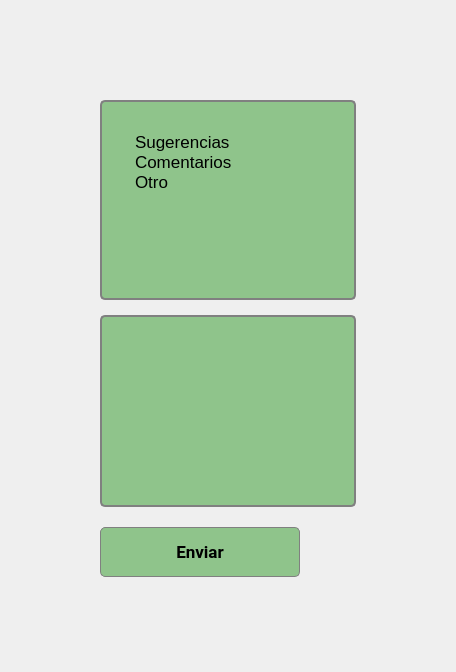
         <widget class="QWidget" name="suppot_page">
          <layout class="QGridLayout" name="gridLayout_2">
           <property name="leftMargin">
            <number>100</number>
           </property>
           <property name="topMargin">
            <number>100</number>
           </property>
           <property name="rightMargin">
            <number>100</number>
           </property>
           <property name="bottomMargin">
            <number>100</number>
           </property>
           <property name="verticalSpacing">
            <number>15</number>
           </property>
           <item row="1" column="0">
            <widget class="QPlainTextEdit" name="plainTextEdit_support">
             <property name="styleSheet">
              <string notr="true">QPlainTextEdit {
    background-color: rgba(103, 178, 98, 180); 
    font-size: 17px;
    padding: 30px;
    border: 2px solid gray;
    border-radius: 5px;
}

QPlainTextEdit:focus {
    background-color: rgba(103, 178, 98, 150);
    font-size: 18px;
    border: 2px solid blue;
}</string>
             </property>
            </widget>
           </item>
           <item row="0" column="0">
            <widget class="QListWidget" name="list_apoyo">
             <property name="minimumSize">
              <size>
               <width>0</width>
               <height>200</height>
              </size>
             </property>
             <property name="maximumSize">
              <size>
               <width>16777215</width>
               <height>200</height>
              </size>
             </property>
             <property name="styleSheet">
              <string notr="true">QListWidget::item:hover {
    background-color: rgba(103, 178, 98, 150);
    font-size: 18px;
}

QListWidget::item:selected {
    background-color: rgba(103, 178, 98, 200);
    font-size: 18px;
	color: black;
	border: none;
}

QListWidget {
    background-color: rgba(103, 178, 98, 180); 
    font-size: 17px;
    padding: 30px;
    border: 2px solid gray;
    border-radius: 5px;
}
</string>
             </property>
             <item>
              <property name="text">
               <string>Sugerencias</string>
              </property>
             </item>
             <item>
              <property name="text">
               <string>Comentarios</string>
              </property>
             </item>
             <item>
              <property name="text">
               <string>Otro</string>
              </property>
             </item>
            </widget>
           </item>
           <item row="2" column="0">
            <widget class="QPushButton" name="enviar_buttton_apoyo">
             <property name="sizePolicy">
              <sizepolicy hsizetype="Preferred" vsizetype="Preferred">
               <horstretch>0</horstretch>
               <verstretch>0</verstretch>
              </sizepolicy>
             </property>
             <property name="minimumSize">
              <size>
               <width>200</width>
               <height>50</height>
              </size>
             </property>
             <property name="maximumSize">
              <size>
               <width>110</width>
               <height>40</height>
              </size>
             </property>
             <property name="font">
              <font>
               <family>Roboto</family>
               <pointsize>-1</pointsize>
               <bold>true</bold>
               <stylestrategy>PreferAntialias</stylestrategy>
              </font>
             </property>
             <property name="cursor">
              <cursorShape>PointingHandCursor</cursorShape>
             </property>
             <property name="styleSheet">
              <string notr="true">QPushButton {
    background-color: rgba(103, 178, 98, 180); 
    font-size: 17px;
    padding: 15px;
    border: 1px solid gray;
    border-radius: 5px;
    color: black;
}

QPushButton:hover {
    background-color: rgba(103, 178, 98, 150);
    font-size: 18px;
}

QPushButton:pressed {
    background-color: rgba(103, 178, 98, 200);
    font-size: 18px;
    border: none;
}
</string>
             </property>
             <property name="text">
              <string>Enviar</string>
             </property>
             <property name="checkable">
              <bool>true</bool>
             </property>
            </widget>
           </item>
          </layout>
         </widget>
